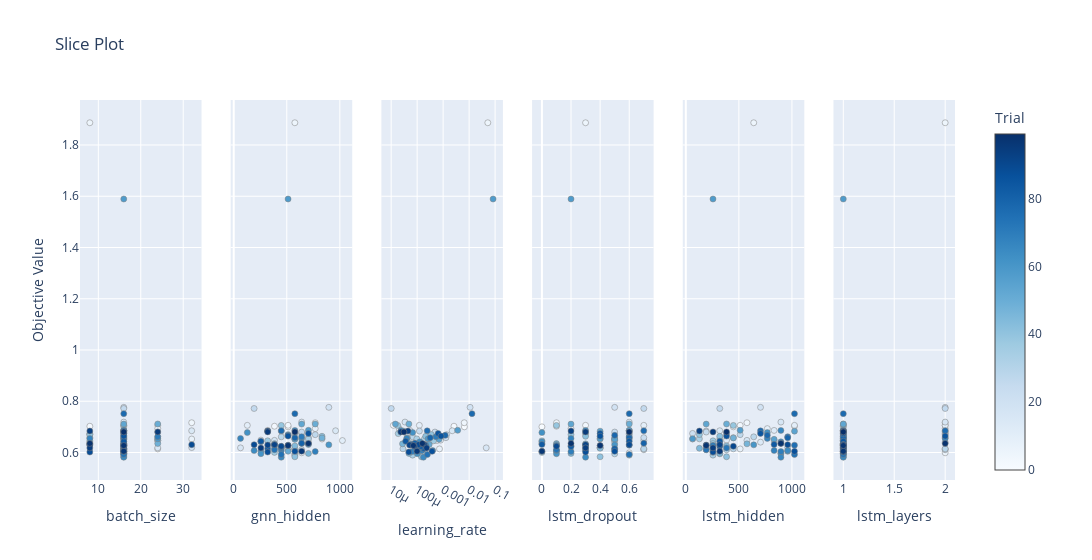

Notebook cell for this chart:
### Code cell
fig = optuna.visualization.plot_slice(sho_gcn_study)
show(fig)
